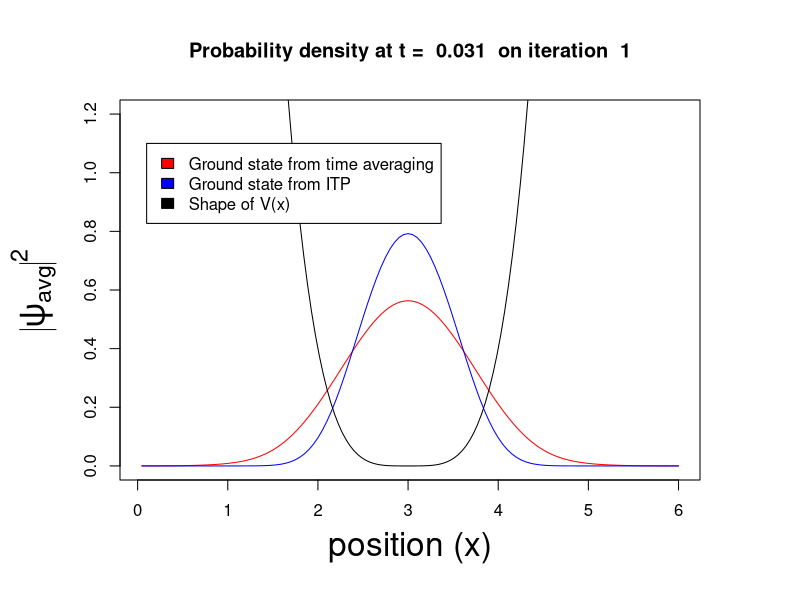
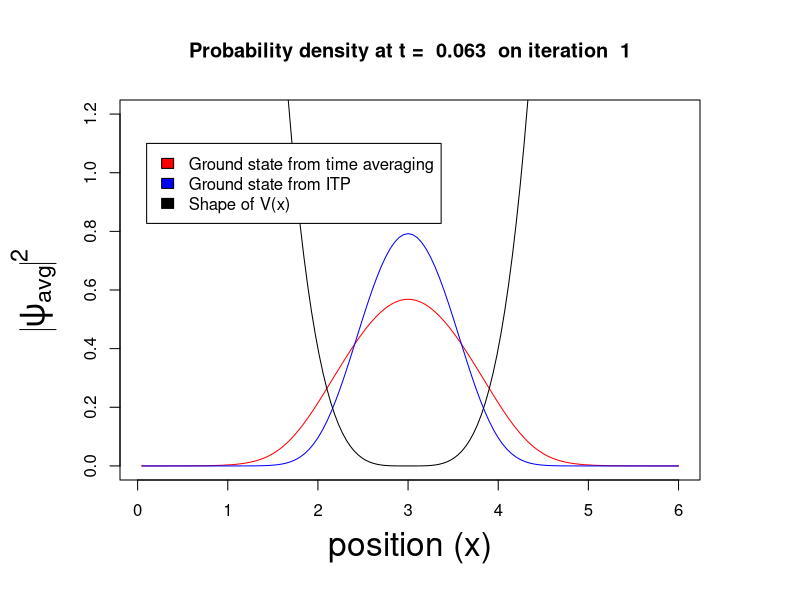
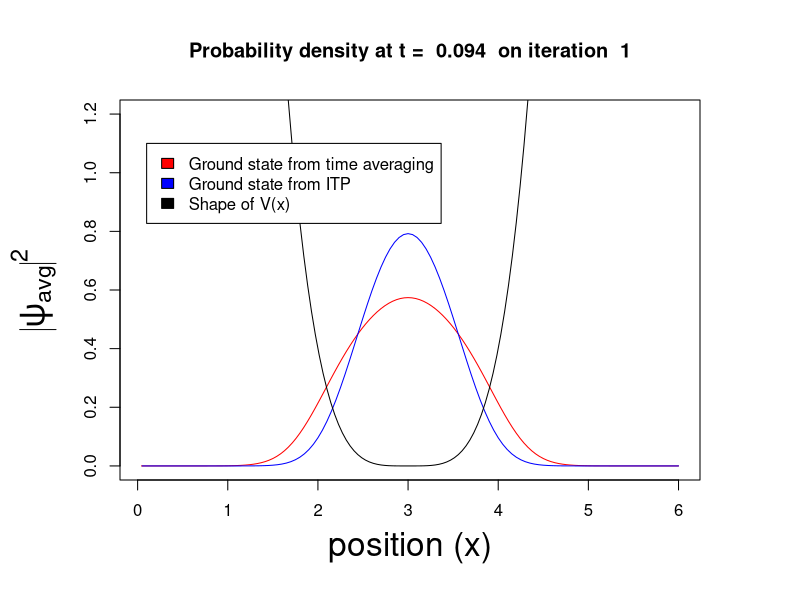
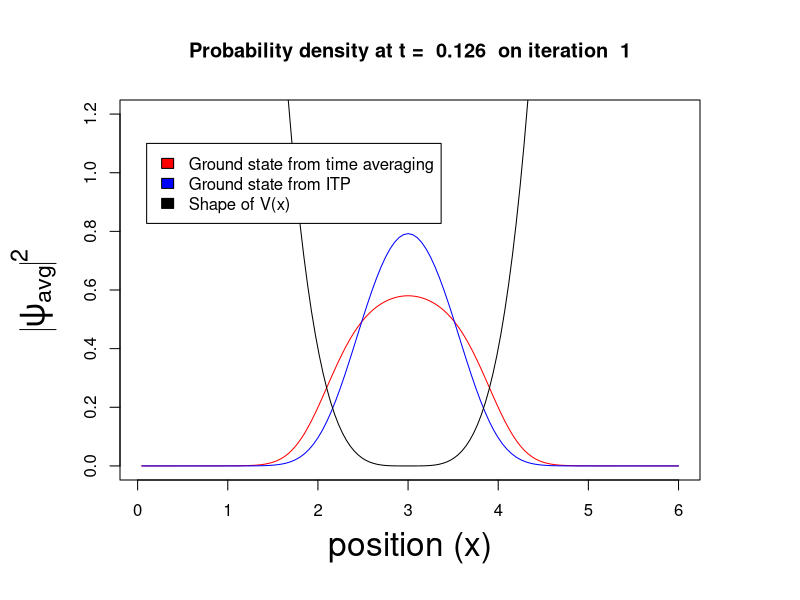
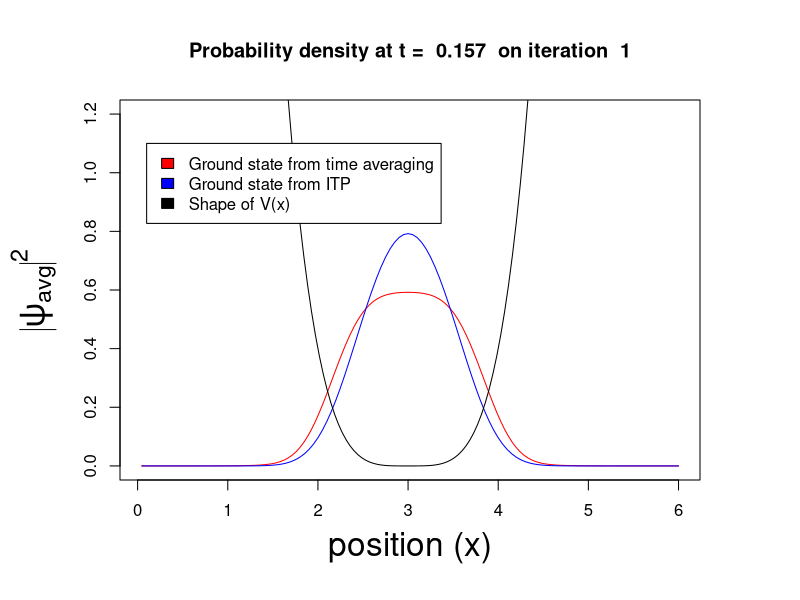
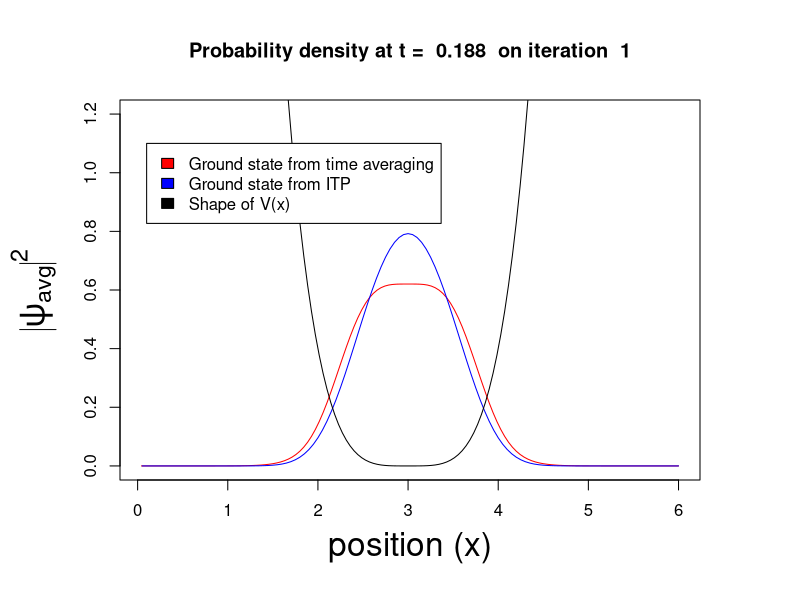
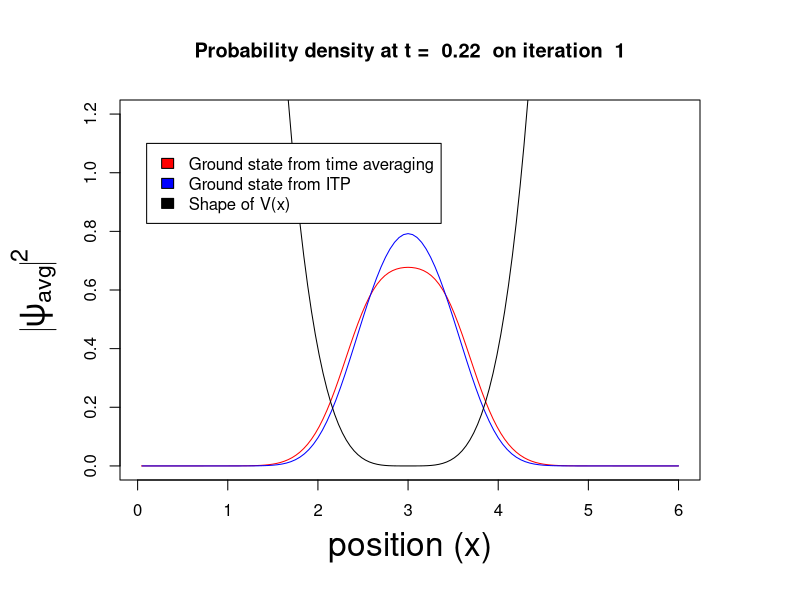
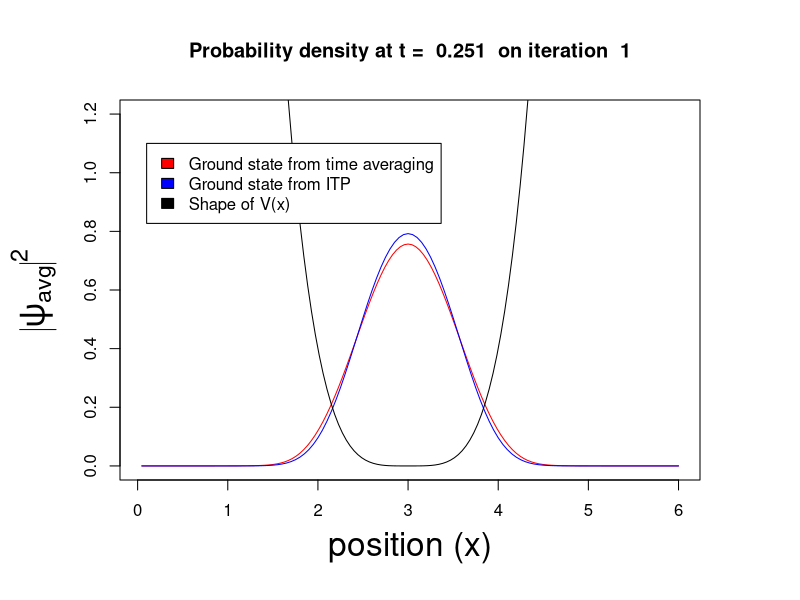

R code for these plots, in order: (Note: this script raises an error after producing the figures.)
# This program calculates the ground state wave function of an anharmonic 1D oscillator with an unusual method
# based on propagating an initial state along the real time axis, and finding the average wave function during
# a given time interval. This is repeated for several iterative steps where the final result of previous iteration
# is set to be the initial state in a new one. The result is then compared to the result obtained in a more usual
# way, propagating along the negative imaginary time axis.
#
# Teemu Isojärvi 9/16/2023


library(graphics)        							 #load the graphics library needed for plotting

# In this first part of the calculation, time evolution is computed along the imaginary time axis

lx <- 6.0              						       	         #length of the computational domain
lt <- 3.0		        						 #length of the simulation time interval
nx <- 120		  							 #number of discrete lattice points
nt <- 500 		  							 #number of timesteps
dx <- lx/nx		 							 #length of one discrete lattice cell
dt <- -1i*lt/nt 	       						      	 #length of timestep, set negative imaginary

V = c(1:nx)									 #potential energies at discrete points

for(j in c(1:nx)) {
V[j] = as.complex(2*(j*dx-3)*(j*dx-3)*(j*dx-3)*(j*dx-3))			
}

kappa1 = (1i)*dt/(2*dx*dx)							 #an element needed for the matrices	        			        
kappa2 <- c(1:nx)								 #another element

for(j in c(1:nx)) {
kappa2[j] <- as.complex(kappa1*2*dx*dx*V[j])
}

psi_ground = as.complex(c(1:nx))                                                        #array for the wave function values

for(j in c(1:nx)) {
psi_ground[j] = as.complex(exp(-0.5*(j*dx-3)*(j*dx-3)))					 #Gaussian initial wavefunction
}
	
xaxis1 <- c(1:nx)*dx								 #the x values corresponding to the discrete lattice points

A = matrix(nrow=nx,ncol=nx)								 #matrix for forward time evolution
B = matrix(nrow=nx,ncol=nx)								 #matrix for backward time evolution

for(j in c(1:nx)) {
for(k in c(1:nx)) {
A[j,k]=0
B[j,k]=0
if(j==k) { 
A[j,k] = 1 + 2*kappa1 + kappa2[j]						 #diagonal elements
B[j,k] = 1 - 2*kappa1 - kappa2[j]
}
if((j==k+1) || (j==k-1)) {
A[j,k] = -kappa1									 #off-diagonal elements
B[j,k] = kappa1
}
}
}

for (k in c(1:nt)) {                     					 #main time stepping loop

sol <- solve(A,B%*%psi_ground)								 #solve the system of equations

for (l in c(1:nx)) { 
psi_ground[l] <- sol[l] 
}
                                   			         
}

nrm <- 0

for(j in c(1:nx)) {
nrm <- nrm + abs(psi_ground[j])*abs(psi_ground[j])*dx
}

for(j in c(1:nx)) psi_ground[j] <- psi_ground[j]/sqrt(nrm)


# In this next part of calculation, the time interval and discretization parameters can be slightly different,
# and time evolution is taken along real time axis. After several iterations and time averaging of the wave function,
# the result is compared to that of the imaginary time version

              						       	         	 #length of the computational domain
lt <- 3.141592*1.5		        				         #length of the simulation time interval
nx <- 140		  							 #number of discrete lattice points
nt <- 150		  							 #number of timesteps
dx <- lx/nx		 							 #length of one discrete lattice cell
dt <- lt/nt 	       						      	         #length of timestep
nr <- 4                                                                          #number of iterations

xaxis2 <- c(1:nx)*dx

V = c(1:nx)									 #potential energies at discrete points

for(j in c(1:nx)) {
V[j] = as.complex(2*(j*dx-3)*(j*dx-3)*(j*dx-3)*(j*dx-3))			
}

kappa1 = (1i)*dt/(2*dx*dx)							 #an element needed for the matrices	        			        
kappa2 <- c(1:nx)								 #another element

for(j in c(1:nx)) {
kappa2[j] <- as.complex(kappa1*2*dx*dx*V[j])
}

psi = as.complex(c(1:nx))                                                        #array for the wave function values
psi_avg = as.complex(c(1:nx))                                                    #array for mean wave function values
psi_rec = matrix(nrow=nt,ncol=nx)                                                #matrix for wave function evolution

psi_avg_nrm = as.complex(c(1:nx))

for(j in c(1:nx)) {
psi[j] = as.complex(exp(-0.5*(j*dx-3)*(j*dx-3)))					 #Gaussian initial wavefunction
}

nrm <- 0

A = matrix(nrow=nx,ncol=nx)								 #matrix for forward time evolution
B = matrix(nrow=nx,ncol=nx)								 #matrix for backward time evolution

for(j in c(1:nx)) {
for(k in c(1:nx)) {
A[j,k]=0
B[j,k]=0
if(j==k) { 
A[j,k] = 1 + 2*kappa1 + kappa2[j]						 #diagonal elements
B[j,k] = 1 - 2*kappa1 - kappa2[j]
}
if((j==k+1) || (j==k-1)) {
A[j,k] = -kappa1									 #off-diagonal elements
B[j,k] = kappa1
}
}
}

for (r in c(1:nr)) {

for (j in c(1:nt)) {
for (l in c(1:nx)) {
psi_rec[j,l] <- 0
}
}

for (k in c(1:nt)) {                     					 #main time stepping loop

sol <- solve(A,B%*%psi)								 #solve the system of equations

for (l in c(1:nx)) { 
psi[l] <- sol[l] 
psi_rec[k,l] <- sol[l]					#The wave function values are recorded throughout the simulation
}

for (p in c(1:nx)) psi_avg[p] <- 0

for (q in c(1:k)) {
for (p in c(1:nx)) {
psi_avg[p] <- psi_avg[p] + psi_rec[q,p]
}
}

for (p in c(1:nx)) psi_avg[p] <- psi_avg[p]/k		#Calculate the time average wave function from recorded values

nrm <- 0

for(j in c(1:nx)) {
nrm <- nrm + abs(psi_avg[j])*abs(psi_avg[j])*dx
}

for (p in c(1:nx)) psi_avg[p] <- psi_avg[p]/sqrt(nrm)

# The time averaged WF is plotted on every timestep of each iteration, and compared in the same image to the imaginary time
# result and the shape of the potential energy function V(x)

jpeg(file = paste("iter_",r,"_plot_",k,".jpg",sep=""),width = 2.00, height = 2.00, units = "in", res = 300, pointsize = 3)
par(mar = c(6, 6, 5, 5))
plot(xaxis2,abs(psi_avg)*abs(psi_avg),xlab="position (x)", ylab=expression(abs(psi[avg])^2),type='l',col='red',ylim=c(0,1.2),cex.lab=2)
lines(xaxis1,abs(psi_ground)*abs(psi_ground),type='l',col='blue',ylim=c(0,1.2))
lines(xaxis2,0.2*V,col='black',ylim=c(0:1.2))
legend(0.1, 1.1, legend=c("Ground state from time averaging", "Ground state from ITP", "Shape of V(x)"), fill =c("red","blue","black"))
title(paste("Probability density at t = ",round(k*dt,digits=3)," on iteration ",r))
dev.off()

}

for (p in c(1:nx)) psi[p] <- psi_avg[p]

}
